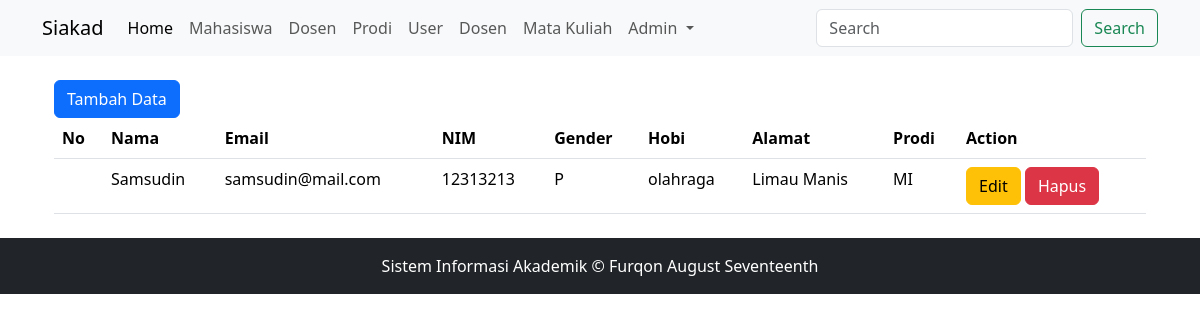
/index.php?page=mahasiswa (signed in), run on the app's committed database.
### tables this page shows
CREATE TABLE `mahasiswa` (
  `id` int(11) NOT NULL,
  `nama` varchar(32) NOT NULL,
  `email` varchar(50) NOT NULL,
  `nim` varchar(15) NOT NULL,
  `gender` enum('L','P') NOT NULL,
  `hobi` varchar(100) DEFAULT NULL,
  `alamat` text DEFAULT NULL,
  `prodi_id` int(11) DEFAULT NULL
);

CREATE TABLE `prodi` (
  `id` int(11) NOT NULL,
  `nama_prodi` varchar(50) NOT NULL,
  `jenjang` enum('D2','D3','D4','S1','S2') NOT NULL,
  `keterangan` varchar(64) NOT NULL
);

### koneksi.php (called while the page is built, shortened)
<?php
function getLevel()
{
    return $_SESSION['level'];
}

### mahasiswa.php (the view, shortened to what this page needs)
<?php
require 'koneksi.php';
$aksi = isset($_GET['aksi']) ? $_GET['aksi'] : 'read';
switch ($aksi) {
    case 'read':
?>
        <div class="container">
            <a href="index.php?page=mahasiswa&aksi=form&proses=create" class="btn btn-primary">Tambah Data</a>
            <table class="table">
                <thead>
                    <tr>
                        <th>No</th>
                        <th>Nama</th>
                        <th>Email</th>
                        <th>NIM</th>
                        <th>Gender</th>
                        <th>Hobi</th>
                        <th>Alamat</th>
                        <th>Prodi</th>
                        <th>Action</th>
                    </tr>
                </thead>
                <tbody>
                    <?php
                    $selectQuery = mysqli_query($db, "SELECT mahasiswa.*, prodi.nama_prodi FROM mahasiswa LEFT JOIN prodi ON mahasiswa.prodi_id = prodi.id");
                    while ($values = mysqli_fetch_assoc($selectQuery)) {
                    ?>
                        <tr>
                            <td></td>
                            <td><?= $values['nama'] ?></td>
                            <td><?= $values['email'] ?></td>
                            <td><?= $values['nim'] ?></td>
                            <td><?= $values['gender'] ?></td>
                            <td><?= $values['hobi'] ?></td>
                            <td><?= $values['alamat'] ?></td>
                            <td><?= $values['nama_prodi'] == null ? 'prodi belum dipilih' : $values['nama_prodi']; ?></td>
                            <td>
                                <a class="btn btn-warning" href="index.php?page=mahasiswa&aksi=form&proses=update&id=<?= $values['id']; ?>">Edit</a>
                                <?php if (getLevel() == 'admin'): ?>
                                    <a class="btn btn-danger" href="prosesMahasiswa.php?proses=hapus&id=<?= $values['id']; ?>" onclick="return confirm('data akan dihapus, anda yakin?')">Hapus</a>
                                <?php endif; ?>
                            </td>
                        </tr>
                    <?php } ?>
                </tbody>
            </table>
        </div>
    <?php
        break;
    ?>
<?php
} ?>

### data on the page
mahasiswa: nama "Samsudin", email "samsudin@mail.com", nim "12313213", gender "P", hobi "olahraga", alamat "Limau Manis", prodi.nama_prodi "MI"

### other printed values
$_SESSION['nama'] "Admin"
